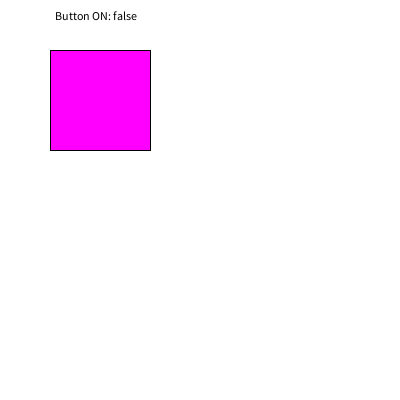
Frame 1 (no input)
Frame 60 (the mouse pressed at the canvas centre just before this capture): identical to frame 1, image omitted
Frame 120 (the mouse held since frame 60 and released just before this capture): identical to frame 1, image omitted

The Processing sketch that drew this single still picture (run headless with seeded random() and noise(); from frame 60 on, the mouse is pressed at the canvas centre):

// Processing sketch: clickButton
// ── clickButton.pde
boolean button = false;
int x = 50;
int y = 50;
int w = 100;
int h = 100;

void setup() {
  size(400, 400);
}

void draw() {
  background(255);
  if (button) {
    fill(0);
    text("Button ON: " + str(button), 55, 20);
    fill(0,255,255);
    rect(x, y, w, h);
  } else if(!button){
    fill(0);
    text("Button ON: " + str(button), 55, 20);
    fill(255,0,255);
    rect(x, y, w, h);
  }
}

void mousePressed() {
  if (mouseX>x && mouseX<x+w && mouseY>y && mouseY<y+h) {
    button = !button;
  }
}
